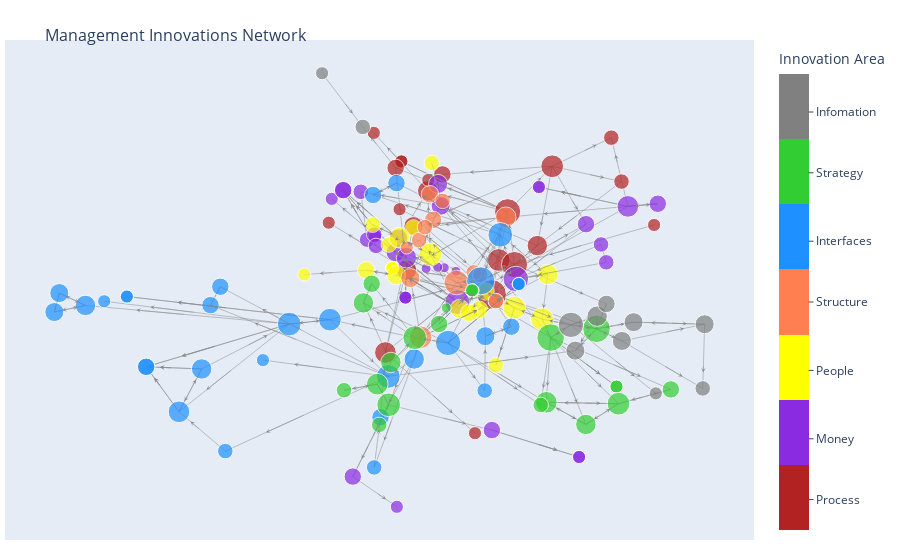

This figure's notebook cell:
### Code cell
fig = go.Figure(data=[edge_trace, node_trace, middle_hover_trace],
             layout=go.Layout(
                title='<br>Management Innovations Network',
                titlefont_size=16,
                showlegend=False,
                hovermode='closest',
                margin=dict(b=20,l=5,r=5,t=40),
                annotations=[ dict(
                    ax=(G.node[edge[0]]['pos_kk'][0] + G.node[edge[1]]['pos_kk'][0]) / 2,
                    ay=(G.node[edge[0]]['pos_kk'][1] + G.node[edge[1]]['pos_kk'][1]) / 2, axref='x', ayref='y',
                    x=(G.node[edge[1]]['pos_kk'][0] * 3 + G.node[edge[0]]['pos_kk'][0]) / 4,
                    y=(G.node[edge[1]]['pos_kk'][1] * 3 + G.node[edge[0]]['pos_kk'][1]) / 4, xref='x', yref='y',
                    showarrow=True,
                    arrowcolor='#888',
                    arrowhead=3,
                    arrowsize=1.5,
                    arrowwidth=0.5,
                    opacity=1) for edge in G.edges],
                xaxis=dict(showgrid=False, zeroline=False, showticklabels=False),
                yaxis=dict(showgrid=False, zeroline=False, showticklabels=False))
                )

fig.show()
